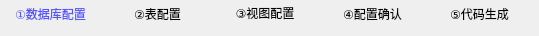
        <widget class="QWidget" name="page_step_1">
         <widget class="QWidget" name="layoutWidget_4">
          <property name="geometry">
           <rect>
            <x>0</x>
            <y>0</y>
            <width>530</width>
            <height>27</height>
           </rect>
          </property>
          <layout class="QHBoxLayout" name="horizontalLayout_7">
           <item>
            <widget class="QLabel" name="label_step1">
             <property name="styleSheet">
              <string notr="true">QLabel
{
	
	color: rgb(85, 85, 255);
}</string>
             </property>
             <property name="text">
              <string>①数据库配置</string>
             </property>
             <property name="alignment">
              <set>Qt::AlignCenter</set>
             </property>
            </widget>
           </item>
           <item>
            <widget class="QLabel" name="label_step2">
             <property name="text">
              <string>②表配置</string>
             </property>
             <property name="alignment">
              <set>Qt::AlignCenter</set>
             </property>
            </widget>
           </item>
           <item>
            <widget class="QLabel" name="label_step3">
             <property name="sizePolicy">
              <sizepolicy hsizetype="Preferred" vsizetype="Fixed">
               <horstretch>0</horstretch>
               <verstretch>0</verstretch>
              </sizepolicy>
             </property>
             <property name="text">
              <string>③视图配置</string>
             </property>
             <property name="alignment">
              <set>Qt::AlignCenter</set>
             </property>
            </widget>
           </item>
           <item>
            <widget class="QLabel" name="label_step4">
             <property name="text">
              <string>④配置确认</string>
             </property>
             <property name="alignment">
              <set>Qt::AlignCenter</set>
             </property>
            </widget>
           </item>
           <item>
            <widget class="QLabel" name="label_step5">
             <property name="text">
              <string>⑤代码生成</string>
             </property>
             <property name="alignment">
              <set>Qt::AlignCenter</set>
             </property>
            </widget>
           </item>
          </layout>
         </widget>
        </widget>
